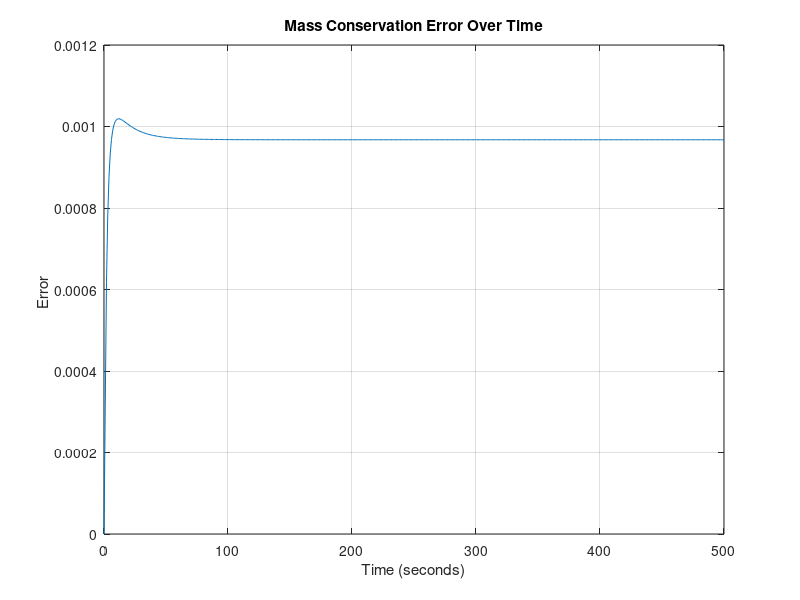
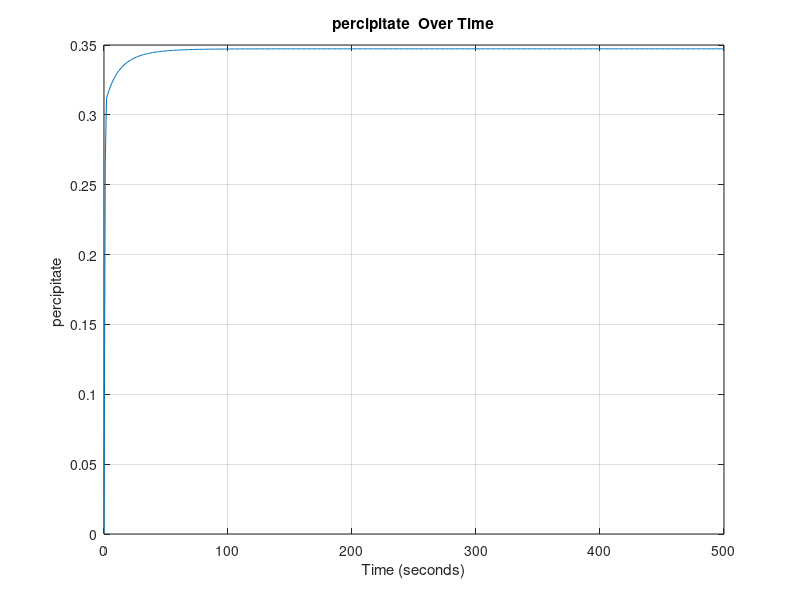
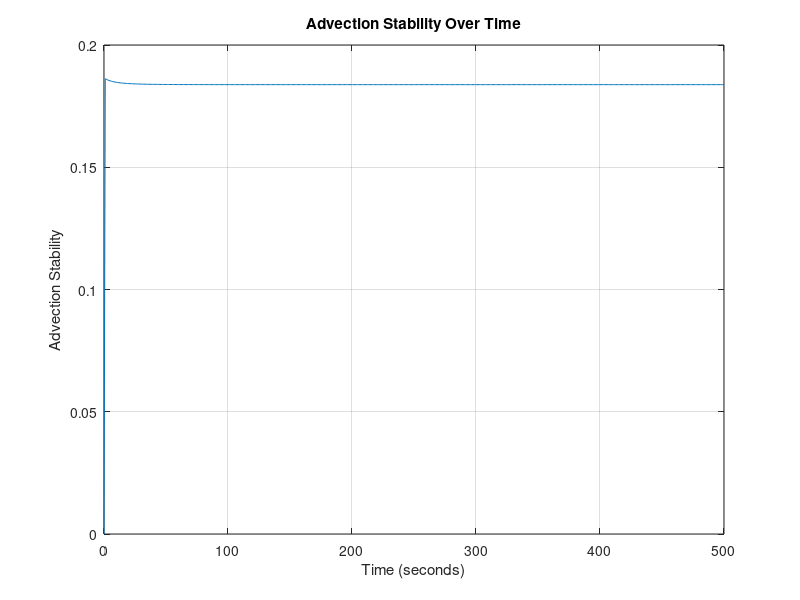
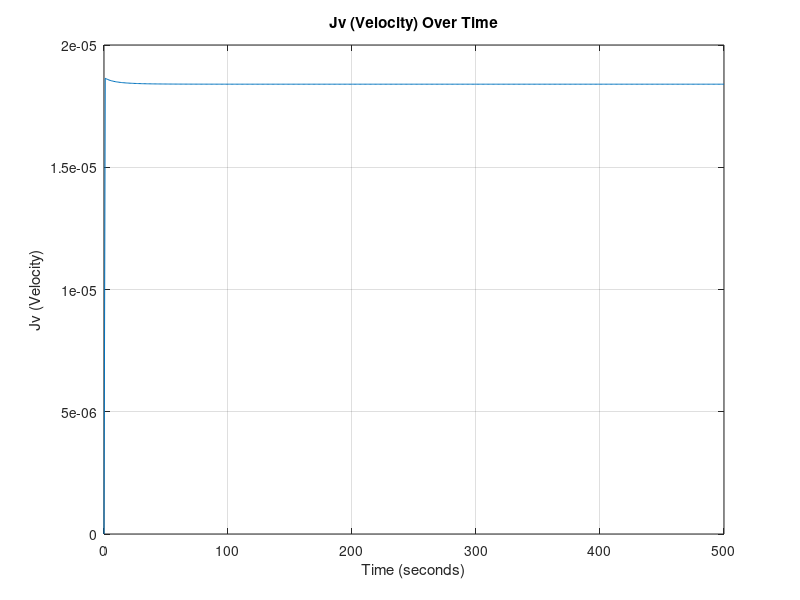

Here is the MATLAB script that generated these plots, in order: (Note: this script raises an error after producing the figures.)
%__Gruppe 3-Simulering-3.Sem__
clear
close all
clc
%% Inital Parameters
domain_length = 0.1;   % Domain length (meters)
domain_steps = 1000;    % Number of spatial domain_steps points
dx = domain_length / (domain_steps - 1); % Position discretization
 
time_length = 500;      % Time length (seconds)
time_steps = 500;       % Number of time steps
dt = time_length / time_steps; % Temporal discretization

% DEFINED VARIABLES
D = 1.464*10^-9; % Diffusivity coefficient H2PO4- in water [m^2 s^-1]
feed_conc = 0.1; % Constant solute concentration at the first cell 0.1 molar [H2PO4-]
TMP = 35; %TMP: Transmembrane Pressure [bar]

area = 0.001; % Area of the membrane surface [m^2]
kw = 5.7311*10^(-7); % Initial water permeability m^3 m^-2 bar^-1 s^-1 
my = 0.8903*10^-9; % Water viscosity [Bar∙s]
Rm = 1/(my*kw); % Rejection of water at the membrane (σ) [m^-1]
InitP = 0.263253+0.0011; % Initial percipitation
alpha = 95000000000; % Specific resistance of fouling [m mol m^3]
PC = 0.5; %Percipitate Advection Coefficient

sig_m = 0.1; % Rejection of ions 

% PHYSICAL CONSTANTS
R= 8.31415*10^-2; % Gasconstant [L^3 Bar mol^-1 K^-1]
T= 273.15+25; %Temperature [K]
 
% Anonymous functions
%Lv = @(time) kw*exp(-kb*time); %Water permeability dependent on Fouling

Mp = @(conc) 0.0011*exp(36.328*conc) + 0.263253; % concentration of udfæld in respect to phosphate increase.
Rf = @(conc) alpha*(Mp(conc)/area); % Rate of fouling
Lv = @(conc) 1/(my*(Rm+Rf(conc))); % Water permeability dependent on fouling


% Create a grid for space and time
x = linspace(0, domain_length, domain_steps);
t = linspace(0, time_length, time_steps);

% Initialize the concentration array AND Initial condition (1D)
C = zeros(domain_steps, time_steps)+0.1; % 0.1 molar [H2PO4] at pH 2.9


%Diffusive Stability
DS = D*dt/dx^2;
fprintf('\n Diffusivity Stability = %f', DS);
if DS>0.5 
   fprintf(2,'\n ERROR: Stabilitetsfejl');
else
    fprintf('\n Stable Diffusion Model !!');
end


%% Time-stepping loop
for j = 2:time_steps
    for i = 1:domain_steps
        LastC = C(domain_steps, j-1);

        C(1, :) = feed_conc; % Set the leftmost boundary to 0.1

        if j == 2
            Ptot = InitP; % The rate of percipitation WI
        else
            Ptot = Mp(LastC) + (Mp(LastC) - InitP)*Jv*(dt/dx)*PC;
        end

        Jv = (kw*(TMP-(1*R*T*(LastC))));  % Volume flux = Jv ,  in terms of osmotic pressure (TMP, R, T, delta_C) and Lv. [m/s]

        % Calculate the second derivative in x direction
        if i == 1 %_Left Cell__
            d2Cdx2 = 0;
            dCdt_advection = 0;

        elseif i == domain_steps %__Membrane Cell___
            % No right neighbor at the last cell and MEMBRANE
            d2Cdx2 = (D * (C(domain_steps - 1, j-1) - C(domain_steps, j-1)) / dx^2) + C(i,j-1)*(sig_m)*Jv/(dx);
        else    %__Normal Cells__
            % Calculate the second derivative normally
            d2Cdx2 = D * (C(i + 1, j-1) - 2 * C(i, j-1) + C(i - 1, j-1)) / dx^2;
            % Apply advection term
            dCdt_advection = -Jv * (C(i, j-1) - C(i-1, j-1)) / dx;
        end
        % Apply the diffusion-advection-(electromigration) equation
        C(i, j) = C(i, j-1) + dt * (d2Cdx2 + dCdt_advection);
        Jv_values(j) = Jv; % Plot values
        P_values(j) = Ptot;
        AS(j) = Jv * dt/dx; % Stability plot values
    end
end
%% CONSERVATION ERROR

Systemdiff = [0, diff(sum(C,1))]; % Diffrence in systemsums

inflow = Jv_values*feed_conc*(dt/dx); % Inflow array
outflow = C(domain_steps, :).* Jv_values*(1-sig_m)*(dt/dx); % Outflow array 

ERROR = Systemdiff - inflow + outflow; % The mass conservation error



%% 2D Plots

% Plot Mass Conservation Error values over time

figure;
plot(t, ERROR);
xlabel('Time (seconds)');
ylabel('Error ');
title('Mass Conservation Error Over Time');
grid on;


% Plot Percipitate (DS) values over time

figure;
plot(t, P_values);
xlabel('Time (seconds)');
ylabel('percipitate ');
title('percipitate  Over Time');
grid on;

% Plot Advection Stability (DS) values over time

figure;
plot(t, AS);
xlabel('Time (seconds)');
ylabel('Advection Stability');
title('Advection Stability Over Time');
grid on;

% Plot Jv values over time
figure;
plot(t, Jv_values);
xlabel('Time (seconds)');
ylabel('Jv (Velocity)');
title('Jv (Velocity) Over Time');
grid on;
xlim([0, 500]);
%ylim([1.09*10^-6, 1.125*10^-6]);

% Define fractions of time steps you want to visualize
time_fraction = [0.001, 0.01, 0.1, 0.25, 0.5, 0.9];  % For example, 0.1 corresponds to 10% of time steps

% Calculate the corresponding time indices
time_instances = round(time_fraction * time_steps);

% Create a figure for the first plot
figure;
hold on;

% Plot concentration at specific time instances
for i = 1:length(time_instances)
    time_index = time_instances(i);
    plot(x, C(:, time_index));
end

xlabel('Position (meter)');
ylabel('Koncentration (M)');
title('Koncentration over Position ved Forskellige Tidsfraktioner');
xlim([0.0975, domain_length]);
ylim([0.1, 0.118]);

% Add a legend for clarity
legend(arrayfun(@(f) ['t=', num2str(f)], time_fraction, 'UniformOutput', false));

grid on;
hold off;


%% 3D Plot

% Create a 3D surface plot to visualize concentration over time and position
[T, X] = meshgrid(t, x);
figure;
h = surf(X, T, C); % Transpose removed here
xlabel('Position (meter)');
ylabel('Tid (sekunder)');
zlabel('Koncentration (M)');
title('Koncentration Over Tid og Position');

% Set axis limits to start at the origin
xlim([0, domain_length]);
ylim([0, time_length]);
zlim([0, 0.12]); % Assuming max(C(:)) is the maximum concentration in your data

set(h,'LineStyle','none')
colormap(jet)
clim([0.1 0.12])
